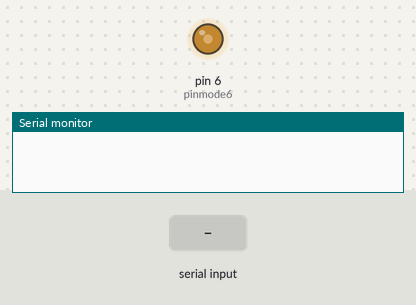
Recording of a sketch running on a simulated Arduino Uno, built with avr-gcc and run on an emulated ATmega328P. Shown: output pins drawn as LEDs (lit = HIGH), the last lines printed to the serial monitor. The inputs (shaded band) are chosen by the test bench.

Above: at 1.2 s.
1.3 s: "90,45\n" received over Serial
At 1.8 s:
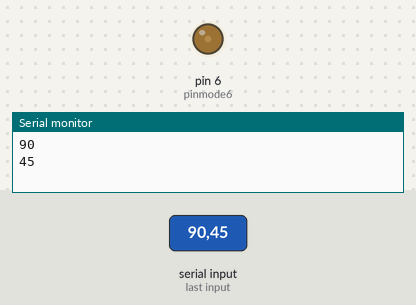
2.8 s: "30,150\n" received over Serial
At 4.0 s:
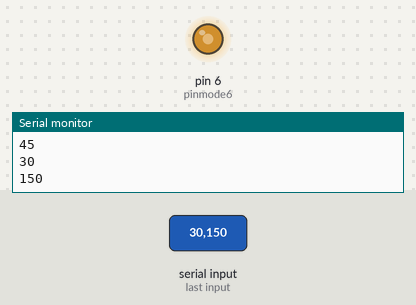
4.3 s: "0\n" received over Serial
At 5.2 s:
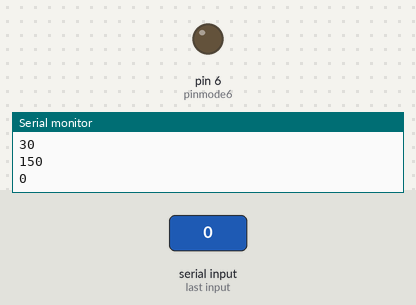
5.8 s: "200\n" received over Serial
At 6.4 s:
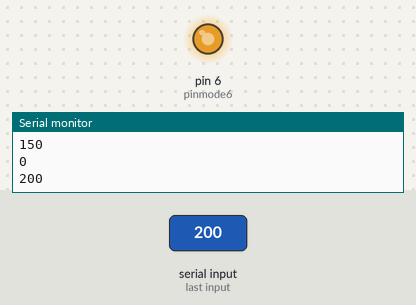
7.3 s: "90\n" received over Serial
At 8.7 s:
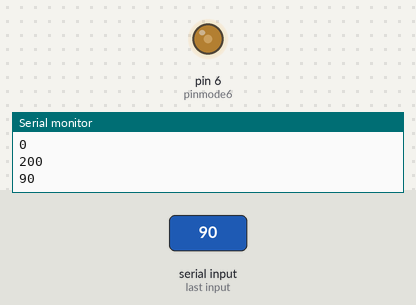
Timing chart, 0 to 9.8 s (numbered marks = the images above; inputs shaded):
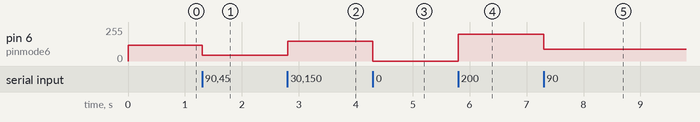

The sketch:

sketch_feb20c.ino
```cpp
#define pinmode6 6
#define pinmode5 5

void setup() {
  Serial.begin(9600);
  pinMode(pinmode5, OUTPUT);
  pinMode(pinmode6, OUTPUT);
}
int dir = 120;


void loop() {
  while (Serial.available() > 1){
    dir = Serial.parseInt();
    Serial.println(dir);
  }
  run_h_brige(dir, 1);
}

void run_h_brige(int velocity, int direction) {
  //0 - против часовой, 1 - по часовой
  if(direction == 0){
    analogWrite(pinmode5, velocity);
    pinMode(pinmode5, OUTPUT);
    pinMode(pinmode6, INPUT);
  }
  if(direction == 1){
    analogWrite(pinmode6, velocity);
    pinMode(pinmode6, OUTPUT);
    pinMode(pinmode5, INPUT);
  }
}
```

Measured:
- after the input at 1.3 s, pin 6 (pinmode6): 120/255 → 45/255 at once
- after the input at 2.8 s, pin 6 (pinmode6): 45/255 → 150/255 at once
- after the input at 4.3 s, pin 6 (pinmode6): 150/255 → 0/255 at once
- after the input at 5.8 s, pin 6 (pinmode6): 0/255 → 200/255 at once
- after the input at 7.3 s, pin 6 (pinmode6): 200/255 → 90/255 at once
